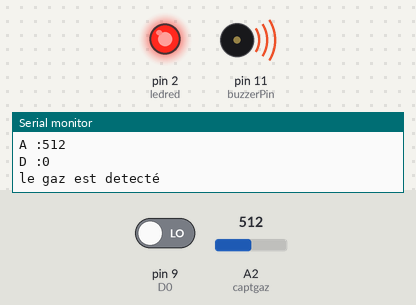
A sketch run on a simulated Arduino Uno, built with avr-gcc and run on an emulated ATmega328P. Shown: output pins drawn as LEDs (lit = HIGH), buzzer (waves = sounding), the last lines printed to the serial monitor. The test bench sets the inputs (shaded band); at power-on: A2 (captgaz) = 512, pin 9 (D0) LOW. The modem accepts every AT command (registered, SIM ready, sends succeed) and sends nothing else.

Above: at 2.2 s.
2.3 s: A2 (captgaz) set to 211
10.8 s: A2 (captgaz) set to 184
At 18.1 s:
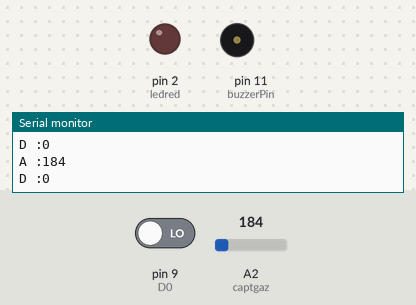
18.6 s: A2 (captgaz) set to 210
At 21.7 s:
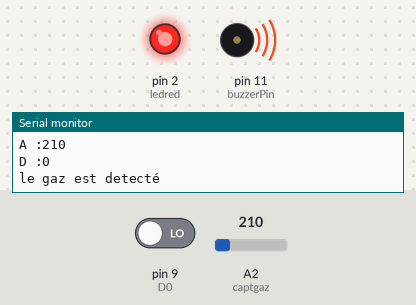
26.1 s: A2 (captgaz) set to 190
At 28.9 s:
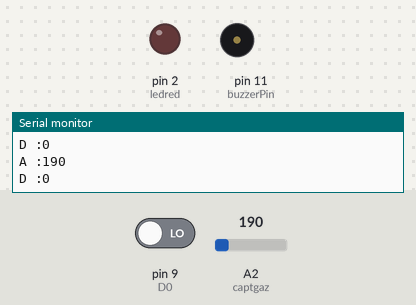
Timing chart, 0 to 30.4 s (numbered marks = the images above; inputs shaded):
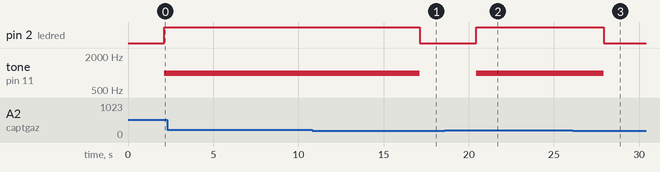

The sketch:

test3.ino
```cpp
 #include <SoftwareSerial.h>
SoftwareSerial SIM900(7, 8);
 const int buzzerPin = 11;
const int captgaz = A2;
int D0 = 9;
int ledred = 2;
int gaz;
int Gaz;
void setup()
{
  pinMode(captgaz, INPUT);
  pinMode(buzzerPin, OUTPUT);
  pinMode(ledred, OUTPUT);
  pinMode(D0, INPUT);

  pinMode(captgaz, INPUT);
  Serial.begin(9600);
  SIM900.begin(9600);
  delay(1000);
}

void loop()
{
  Gaz=digitalRead(D0);
  gaz=analogRead(captgaz);
  Serial.print("A :");
  Serial.println(gaz);
  Serial.print("D :");
  Serial.println(Gaz);
  delay(100);

  if (gaz>100)
  {
    delay(1000);
    if(gaz>=200){

      SIM900.println("ATDxxxxxxxxx;"); // ATDxxxxxxxxxx; semicolon should be at the last ;AT command that follows UART protocol;
   tone(buzzerPin,1000 );
    digitalWrite(ledred, HIGH);
    Serial.print("le gaz est detecté");

       SIM900.println("AT+CMGF=1\r");    //Sets the GSM Module in Text Mode
     delay(1000);  // Delay of 1 second
     SIM900.print("AT+CMGS=\"+22370105882,\"+22370105882\\"""); // Replace x with mobile number
     delay(100);
     SIM900.println("ATTENTION IL Y'A FUITE DE GAZ");// The SMS text you want to send
     delay(100);
     SIM900.println((char)26);// ASCII code of CTRL+Z for saying the end of sms to  the module
     delay(100);
     SIM900.println();
    delay(5000);
     //delay(100);


  }
  else
  {

    noTone(buzzerPin);

    digitalWrite(ledred, LOW);
  }
}
}
```

Measured:
- the behaviour switches between 200 and 199 on A2 (captgaz) (found by bisection; images 0 and 1)
- after the input at 10.8 s, pin 2 (ledred): HIGH → LOW after 6.3 s; tone on pin 11 (buzzerPin): 1000 Hz → silent after 6.3 s
- after the input at 18.6 s, pin 2 (ledred): LOW → HIGH after 1.8 s; tone on pin 11 (buzzerPin): silent → 1000 Hz after 1.8 s
- after the input at 26.1 s, pin 2 (ledred): HIGH → LOW after 1.8 s; tone on pin 11 (buzzerPin): 1000 Hz → silent after 1.8 s
